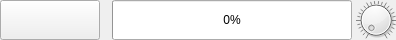
<ui version="4.0" >
 <class>Launch_entryClass</class>
 <widget class="QWidget" name="Launch_entryClass" >
  <property name="geometry" >
   <rect>
    <x>0</x>
    <y>0</y>
    <width>396</width>
    <height>40</height>
   </rect>
  </property>
  <layout class="QHBoxLayout" >
   <property name="spacing" >
    <number>4</number>
   </property>
   <property name="leftMargin" >
    <number>0</number>
   </property>
   <property name="topMargin" >
    <number>0</number>
   </property>
   <property name="rightMargin" >
    <number>0</number>
   </property>
   <property name="bottomMargin" >
    <number>0</number>
   </property>
   <item>
    <widget class="QPushButton" name="launchButton" >
     <property name="minimumSize" >
      <size>
       <width>100</width>
       <height>40</height>
      </size>
     </property>
    </widget>
   </item>
   <item>
    <spacer>
     <property name="orientation" >
      <enum>Qt::Horizontal</enum>
     </property>
     <property name="sizeHint" >
      <size>
       <width>0</width>
       <height>20</height>
      </size>
     </property>
    </spacer>
   </item>
   <item>
    <widget class="Kbyte_loadbar" name="quotaBar" >
     <property name="minimumSize" >
      <size>
       <width>240</width>
       <height>40</height>
      </size>
     </property>
     <property name="maximumSize" >
      <size>
       <width>240</width>
       <height>16777215</height>
      </size>
     </property>
     <property name="value" >
      <number>0</number>
     </property>
    </widget>
   </item>
   <item>
    <widget class="QDial" name="quotaDial" >
     <property name="maximumSize" >
      <size>
       <width>40</width>
       <height>40</height>
      </size>
     </property>
     <property name="maximum" >
      <number>100</number>
     </property>
     <property name="wrapping" >
      <bool>false</bool>
     </property>
     <property name="notchesVisible" >
      <bool>true</bool>
     </property>
    </widget>
   </item>
  </layout>
 </widget>
 <customwidgets>
  <customwidget>
   <class>Kbyte_loadbar</class>
   <extends>QProgressBar</extends>
   <header>kbyte_loadbar.h</header>
  </customwidget>
 </customwidgets>
 <resources/>
 <connections>
  <connection>
   <sender>quotaDial</sender>
   <signal>valueChanged(int)</signal>
   <receiver>quotaBar</receiver>
   <slot>setValue(int)</slot>
   <hints>
    <hint type="sourcelabel" >
     <x>395</x>
     <y>43</y>
    </hint>
    <hint type="destinationlabel" >
     <x>355</x>
     <y>43</y>
    </hint>
   </hints>
  </connection>
  <connection>
   <sender>quotaDial</sender>
   <signal>rangeChanged(int,int)</signal>
   <receiver>quotaBar</receiver>
   <slot>setRange(int,int)</slot>
   <hints>
    <hint type="sourcelabel" >
     <x>395</x>
     <y>30</y>
    </hint>
    <hint type="destinationlabel" >
     <x>355</x>
     <y>30</y>
    </hint>
   </hints>
  </connection>
 </connections>
</ui>
